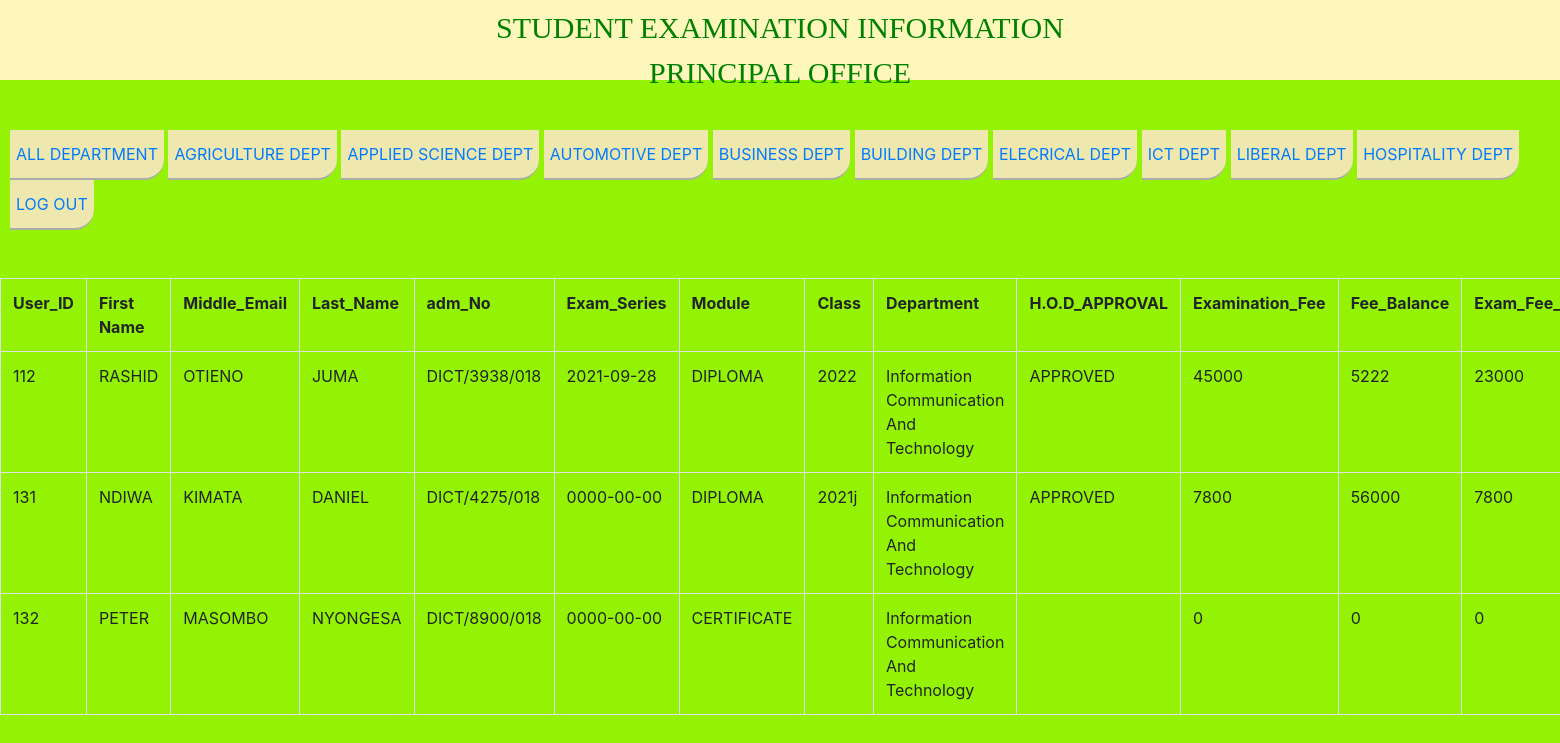
The page /ictprincipal.php on the database its author committed.
### tables this page shows
CREATE TABLE `tablestudent` (
  `User_ID` int(50) NOT NULL,
  `First_Name` varchar(50) NOT NULL,
  `Middle_Name` varchar(50) NOT NULL,
  `Last_Name` varchar(50) NOT NULL,
  `ADM_No` varchar(50) NOT NULL,
  `Exam_Series` date NOT NULL,
  `Mobile_Phone` varchar(10) NOT NULL,
  `Department` varchar(50) NOT NULL,
  `Module` varchar(50) NOT NULL,
  `Diploma` varchar(50) NOT NULL,
  `ID_No` varchar(50) NOT NULL,
  `Latest_Knec_Slip` varchar(50) NOT NULL,
  `Birth_Cert_No` varchar(50) NOT NULL,
  `Class` varchar(50) NOT NULL,
  `Hod_Module` varchar(5) NOT NULL,
  `Percentage_Class_Attendance` int(3) NOT NULL,
  `Examination_Fee` int(50) NOT NULL,
  `Approved` varchar(20) NOT NULL,
  `Reason_If_Not_Approved` text NOT NULL,
  `Hod_Name` varchar(50) NOT NULL,
  `Period_Checked_By_Hod` date NOT NULL,
  `Fee_Balance` int(50) NOT NULL,
  `Exam_Fee_Paid` int(50) NOT NULL,
  `Exam_Fee_Not_Paid` int(50) NOT NULL,
  `Accountant_Name` varchar(50) NOT NULL,
  `Date_Checked_By_Accountant` date DEFAULT NULL,
  `Index_No` varchar(50) NOT NULL,
  `Photo_No` varchar(50) NOT NULL,
  `Comment_By_Principal` varchar(100) NOT NULL,
  `Signa` varchar(50) NOT NULL,
  `Date_Checked_By_Principal` text NOT NULL
);

### ictprincipal.php (the view, shortened to what this page needs)
<?php
$con =mysqli_connect("localhost","root","","Kisiwa");
$query ="SELECT *FROM tablestudent where Department ='Information Communication And Technology' ;";
$result =mysqli_query($con,$query);
?>
<!DOCTYPE html>
<html lang="en">
<head>
    <link rel="stylesheet" a href="CSS/bootstrap.css">
    <link rel="stylesheet" type="text/css" href="student.css">
</head>
<body style="background-color:rgb(148, 243, 4)" >
<div class="Title">
         <p>STUDENT EXAMINATION INFORMATION<BR>PRINCIPAL OFFICE</p>
    </div>
    <br><br>
    <nav>
    <button><a href="viewprincipal.php">ALL DEPARTMENT</a> </button>
    <button><a href="agricprincipal.php">AGRICULTURE DEPT</a> </button>
    <button><a href="appliedprincipal.php">APPLIED SCIENCE DEPT </a> </button>
    <button><a href="autoprincipal.php">AUTOMOTIVE DEPT </a> </button>
    <button><a href="bussprincipal.php">BUSINESS DEPT </a> </button>
    <button><a href="buildprincipal.php">BUILDING DEPT </a> </button>
    <button><a href="electprincipal.php">ELECRICAL DEPT </a> </button>
    <button><a href="ictprincipal.php">ICT DEPT </a> </button>
    <button><a href="libprincipal.php">LIBERAL DEPT </a> </button>
    <button><a href="hosprincipal.php">HOSPITALITY DEPT </a> </button>
    <button><a href="login.html">LOG OUT</a> </button>
    </nav>
    <br><br>
                    <table class="table table-bordered">
                        <tr>
                            <th>User_ID</th>
                            <th>First Name</th>
                            <th>Middle_Email</th>
                            <th>Last_Name</th>
                            <th>adm_No</th>
                            <th>Exam_Series</th>
                            <th>Module</th>
                            <th>Class</th>
                            <th>Department</th>
                            <th>H.O.D_APPROVAL</th>
                            <th>Examination_Fee</th>
                            <th>Fee_Balance</th>
                            <th>Exam_Fee_Paid</th>
                        </tr>
                        <?php
                           while($row=mysqli_fetch_assoc($result)){
                               $userid =$row["User_ID"];
                               $firstname=$row['First_Name'];
                               $middlename=$row['Middle_Name'];
                               $lastname=$row['Last_Name'];
                               $admno=$row['ADM_No'];
                               $examseries=$row['Exam_Series'];
                               $EXAMFEEE=$row['Examination_Fee'];
                               $module=$row['Module'];
                               $class=$row['Class'];
                               $department=$row['Department'];
                               $approval=$row['Approved'];
                               $feebalance=$row['Fee_Balance'];
                               $examfee=$row['Exam_Fee_Paid'];
                        ?>
                        <tr>
                            <td><?php echo $userid ?></td>
                            <td><?php echo $firstname ?></td>
                            <td><?php echo $lastname?></td>
                            <td><?php echo $middlename ?></td>
                            <td><?php echo $admno ?></td>
                            <td><?php echo $examseries ?></td>
                            <td><?php echo $module ?></td>
                            <td><?php echo $class ?></td>
                            <td><?php echo $department ?></td>
                            <td><?php echo $approval ?></td>
                            <td><?php echo $EXAMFEEE ?></td>
                            <td><?php echo $feebalance ?></td>
                            <td><?php echo $examfee ?></td>
                           </tr>
                        <?php
                           }
                        ?>
                    </table>
</body>
</html>

### student.css (style rules this page uses)
body { background-color: rgba(148, 243, 4,1.0); }
.Title { color:green; font-size: 30px; font-family: 'Times New Roman', Times, serif; background-color: rgb(253, 247, 188); margin-top: 0px; margin-bottom: 2px; text-align: center; height: 80px; width: auto; padding-top: 5px; padding-bottom: 5px; padding-bottom: 40px; }
button { border-top: none; border-left: none; border-right: none; background-color: rgb(238, 232, 175); border-bottom-right-radius:20px; color:rgb(0, 0, 2) ; height: 50PX; border-color: #ffffff; margin-left: auto; }
nav { margin-left: 10px; }

### ictprincipal.php (style rules this page uses)
table,th,td { border:1px solid white; border-collapse:collapse; }

### rows shown on the page
tablestudent: User_ID "112", First_Name "RASHID", Last_Name "OTIENO", Middle_Name "JUMA", ADM_No "DICT/3938/018", Exam_Series "2021-09-28", Module "DIPLOMA", Class "2022", Department "Information Communication And Technology", Approved "APPROVED", Examination_Fee "45000", Fee_Balance "5222", Exam_Fee_Paid "23000"
tablestudent: User_ID "131", First_Name "NDIWA", Last_Name "KIMATA", Middle_Name "DANIEL", ADM_No "DICT/4275/018", Exam_Series "0000-00-00", Module "DIPLOMA", Class "2021j", Department "Information Communication And Technology", Approved "APPROVED", Examination_Fee "7800", Fee_Balance "56000", Exam_Fee_Paid "7800"
tablestudent: User_ID "132", First_Name "PETER", Last_Name "MASOMBO", Middle_Name "NYONGESA", ADM_No "DICT/8900/018", Exam_Series "0000-00-00", Module "CERTIFICATE", Department "Information Communication And Technology", Examination_Fee "0", Fee_Balance "0", Exam_Fee_Paid "0"
